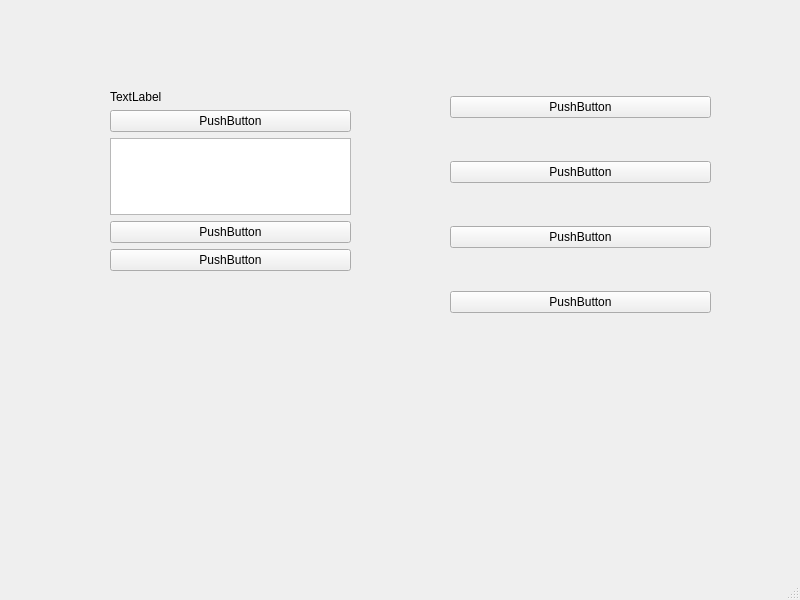
<?xml version="1.0" encoding="UTF-8"?>
<ui version="4.0">
 <class>MainWindow</class>
 <widget class="QMainWindow" name="MainWindow">
  <property name="geometry">
   <rect>
    <x>0</x>
    <y>0</y>
    <width>800</width>
    <height>600</height>
   </rect>
  </property>
  <property name="windowTitle">
   <string>MainWindow</string>
  </property>
  <widget class="QWidget" name="centralwidget">
   <widget class="QWidget" name="verticalLayoutWidget">
    <property name="geometry">
     <rect>
      <x>450</x>
      <y>59</y>
      <width>261</width>
      <height>291</height>
     </rect>
    </property>
    <layout class="QVBoxLayout" name="verticalLayout_2">
     <item>
      <widget class="QPushButton" name="pushButton_5">
       <property name="text">
        <string>PushButton</string>
       </property>
      </widget>
     </item>
     <item>
      <widget class="QPushButton" name="pushButton_6">
       <property name="text">
        <string>PushButton</string>
       </property>
      </widget>
     </item>
     <item>
      <widget class="QPushButton" name="pushButton_4">
       <property name="text">
        <string>PushButton</string>
       </property>
      </widget>
     </item>
     <item>
      <widget class="QPushButton" name="pushButton_7">
       <property name="text">
        <string>PushButton</string>
       </property>
      </widget>
     </item>
    </layout>
   </widget>
   <widget class="QWidget" name="">
    <property name="geometry">
     <rect>
      <x>110</x>
      <y>90</y>
      <width>241</width>
      <height>181</height>
     </rect>
    </property>
    <layout class="QVBoxLayout" name="verticalLayout">
     <item>
      <widget class="QLabel" name="label">
       <property name="text">
        <string>TextLabel</string>
       </property>
      </widget>
     </item>
     <item>
      <widget class="QPushButton" name="pushButton">
       <property name="text">
        <string>PushButton</string>
       </property>
      </widget>
     </item>
     <item>
      <widget class="QTextEdit" name="textEdit"/>
     </item>
     <item>
      <widget class="QPushButton" name="pushButton_2">
       <property name="text">
        <string>PushButton</string>
       </property>
      </widget>
     </item>
     <item>
      <widget class="QPushButton" name="pushButton_3">
       <property name="text">
        <string>PushButton</string>
       </property>
      </widget>
     </item>
    </layout>
   </widget>
  </widget>
  <widget class="QMenuBar" name="menubar">
   <property name="geometry">
    <rect>
     <x>0</x>
     <y>0</y>
     <width>800</width>
     <height>23</height>
    </rect>
   </property>
  </widget>
  <widget class="QStatusBar" name="statusbar"/>
 </widget>
 <resources/>
 <connections/>
</ui>
